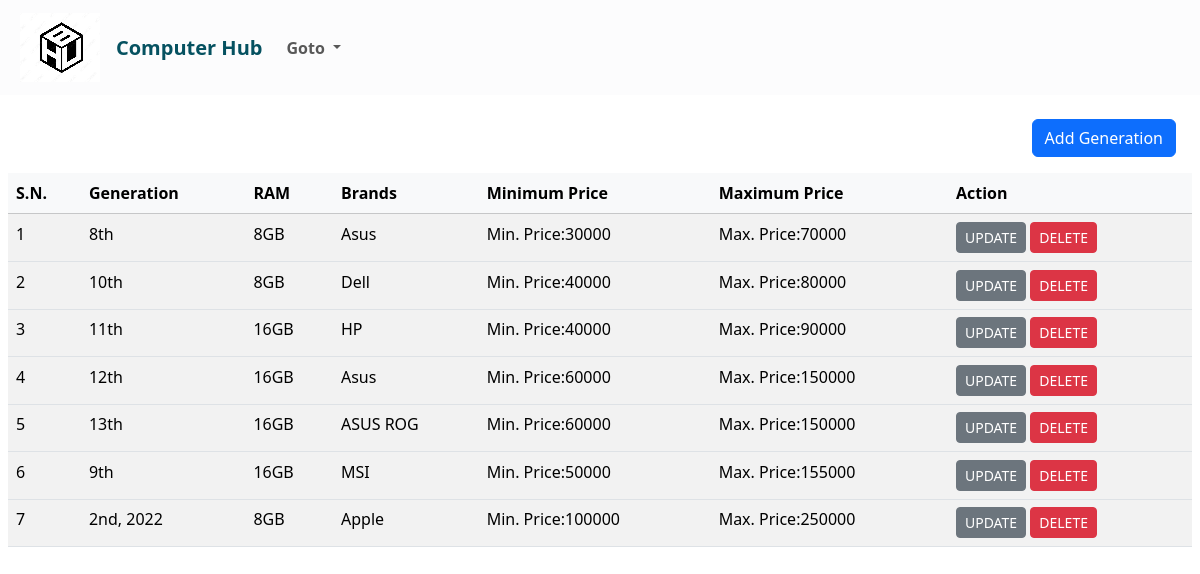
/gen-list/, run on an earlier commit of the app's database.
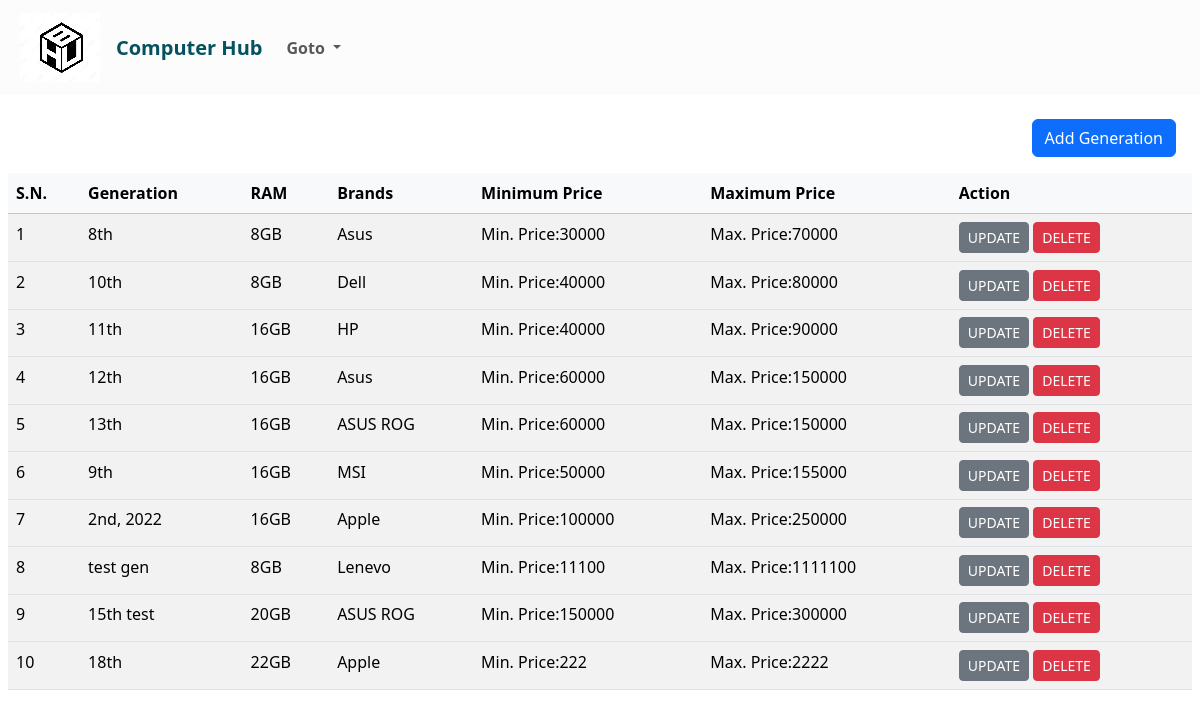
And on a later commit of the database.
### computer/models.py (models this page shows, shortened)
class ComputerGeneration (models.Model):
    generation= models.CharField(max_length=20, unique=True)
    price_min= models.IntegerField()
    price_max= models.IntegerField()
    RAM= models.IntegerField()
    brands= models.ForeignKey(ComputerBrand,on_delete=models.CASCADE)

class ComputerBrand (models.Model):
    brand_name= models.CharField(max_length=30)
    logo= models.ImageField(null=True, upload_to="uploadimages/")
    def __str__(self):
        return self.brand_name

### computer/views.py (the view)
# urls.py: path('gen-list/', views.ComputerGenerationPageView.as_view(), name= 'genlist'),     #using only View class
class ComputerGenerationPageView(View):
    def get(self, request):
        form= ComputerGeneration.objects.all()
        return render(request,'computer/computergeneration_list.html', {
            'gen_list':form,
        })

### computer/templates/computer/computergeneration_list.html (shortened to what this page needs)
{% extends "computer/index.html" %}
{% block content %}
    <div class="d-flex flex-column">
        <div>
            <a class="btn btn-primary float-end m-3" href='{% url "chub:gen-create-form" %}' role="button">Add Generation</a>
        </div>
        <div class="table-responsive-sm ">
            <table class="table table-striped ">
                <thead>
                    <tr class="table table-light ">
                        <th scope="col">S.N.</th>
                        <th scope="col">Generation</th>
                        <th scope="col">RAM</th>
                        <th scope="col">Brands</th>
                        <th scope="col">Minimum Price</th>
                        <th scope="col">Maximum Price</th>
                        <th scope="col">Action</th>
                    </tr>
                </thead>
                    {% for gen in gen_list %}
                        <tbody>
                            <tr>
                                <td scope="row">{{forloop.counter}}</td>
                                <td>{{gen.generation}}</td>
                                <td>{{gen.RAM}}GB</td>
                                <td>{{gen.brands}}</td>
                                <td>Min. Price:{{gen.price_min}}</td>
                                <td>Max. Price:{{gen.price_max}}</td>
                                <td><a class="btn btn-secondary btn-sm" href='{% url "chub:gen-update" gen.id %}' role="button">UPDATE</a>
                                    <a class="btn btn-danger btn-sm" href='{% url "chub:gen-delete" gen.id %}' role="button">DELETE</a></td>
                        </tbody>
                    {% endfor %}
            </table>
        </div>
    </div>
{% endblock  %}

What changed in the data, as far as the page shows it:
changed ComputerGeneration "2nd, 2022": RAM "8" → "16"
added ComputerGeneration: generation "test gen", RAM "8", brands "Lenevo", price_min "11100", price_max "1111100"
added ComputerGeneration: generation "15th test", RAM "20", brands "ASUS ROG", price_min "150000", price_max "300000"
added ComputerGeneration: generation "18th", RAM "22", brands "Apple", price_min "222", price_max "2222"
